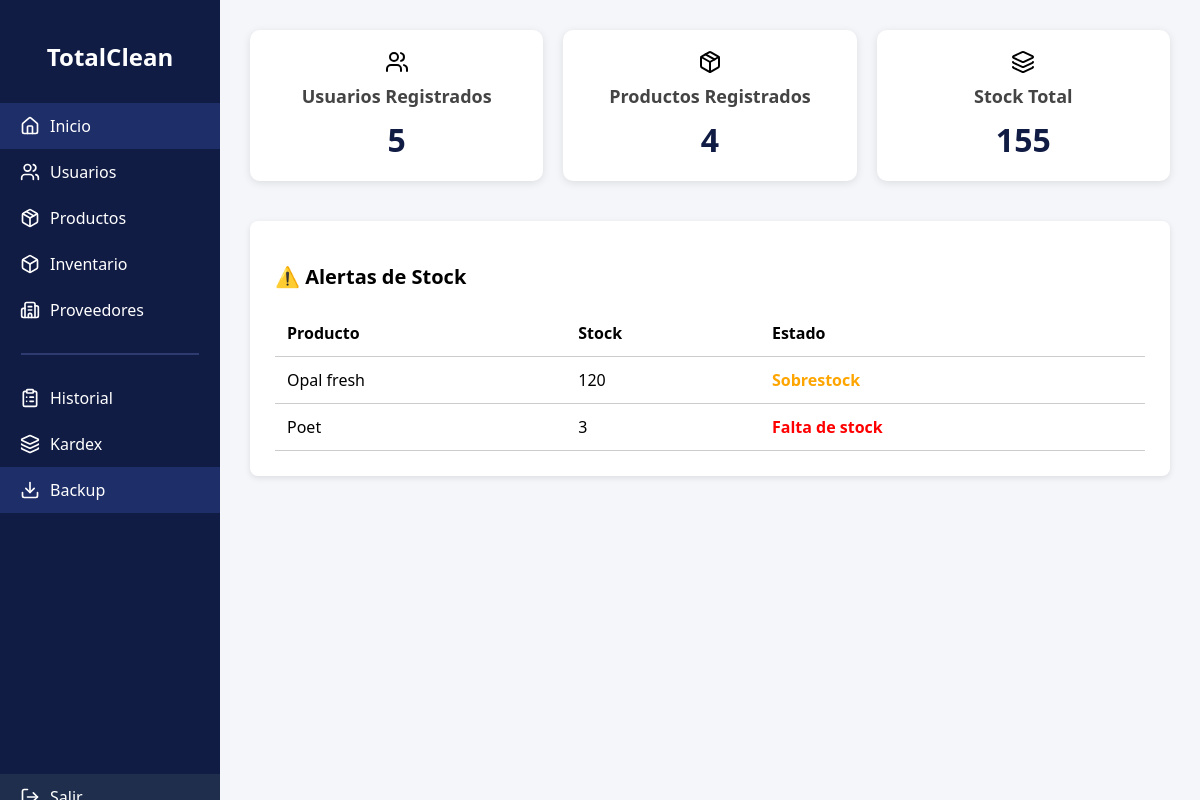
Page /menu.php on the committed database.
### tables this page shows
CREATE TABLE `producto` (
  `idProducto` int(11) NOT NULL AUTO_INCREMENT,
  `nombre` varchar(100) NOT NULL,
  `descripcion` text DEFAULT NULL,
  `idCategoria` int(11) DEFAULT NULL,
  `idMarca` int(11) DEFAULT NULL,
  `idFabricante` int(11) DEFAULT NULL,
  `stock` int(11) DEFAULT 0,
  `fecha_vencimiento` date DEFAULT NULL,
  `precio_unitario` decimal(10,2) DEFAULT NULL,
  PRIMARY KEY (`idProducto`),
  KEY `idCategoria` (`idCategoria`),
  KEY `idMarca` (`idMarca`),
  KEY `idFabricante` (`idFabricante`),
  CONSTRAINT `producto_ibfk_1` FOREIGN KEY (`idCategoria`) REFERENCES `categoria` (`idCategoria`),
  CONSTRAINT `producto_ibfk_2` FOREIGN KEY (`idMarca`) REFERENCES `marca` (`idMarca`),
  CONSTRAINT `producto_ibfk_3` FOREIGN KEY (`idFabricante`) REFERENCES `fabricante` (`idFabricante`)
);

### menu.php (the view, shortened to what this page needs)
<?php
include 'conexion.php';
$resUsuarios = $conexion->query("SELECT COUNT(*) AS total FROM usuario");
$totalUsuarios = $resUsuarios->fetch_assoc()['total'] ?? 0;
$resProductos = $conexion->query("SELECT COUNT(*) AS total FROM producto");
$totalProductos = $resProductos->fetch_assoc()['total'] ?? 0;
$resStock = $conexion->query("SELECT SUM(stock) AS total FROM producto");
$stockTotal = $resStock->fetch_assoc()['total'] ?? 0;
$resAlertas = $conexion->query("SELECT nombre, stock FROM producto WHERE stock < 5 OR stock > 100");
$alertas = $resAlertas->fetch_all(MYSQLI_ASSOC);
?>
<!DOCTYPE html>
<html lang="es">
<head>
    <link href="https://cdn.datatables.net/1.13.4/css/jquery.dataTables.min.css" rel="stylesheet">
</head>
<body>
<div class="sidebar">
    <h2>TotalClean</h2>
    <a href="menu.php" class="active"><i data-lucide="home" class="icon"></i>Inicio</a>
    <a href="formulariousuario.html"><i data-lucide="users" class="icon"></i>Usuarios</a>
    <a href="formularioproducto.html"><i data-lucide="package" class="icon"></i>Productos</a>
    <a href="inventario.php"><i data-lucide="box" class="icon"></i>Inventario</a>
    <a href="formularioProveedor.php"><i data-lucide="building-2" class="icon"></i>Proveedores</a>
    <hr>
    <a href="historial.html"><i data-lucide="clipboard-list" class="icon"></i>Historial</a>
    <a href="kardex.php"><i data-lucide="layers" class="icon"></i>Kardex</a>
    <a href="backup_bd.php" class="active"><i data-lucide="download" class="icon"></i>Backup</a>
    <a href="logout.php" class="logout"><i data-lucide="log-out" class="icon"></i>Salir</a>
</div>
<div class="main-container">
    <div class="cards">
        <div class="card">
            <i data-lucide="users"></i>
            <h3>Usuarios Registrados</h3>
            <span><?= $totalUsuarios ?></span>
        </div>
        <div class="card">
            <i data-lucide="package"></i>
            <h3>Productos Registrados</h3>
            <span><?= $totalProductos ?></span>
        </div>
        <div class="card">
            <i data-lucide="layers"></i>
            <h3>Stock Total</h3>
            <span><?= $stockTotal ?></span>
        </div>
    </div>
    <div class="alerts">
        <h2>⚠️ Alertas de Stock</h2>
        <table>
            <thead>
                <tr>
                    <th>Producto</th>
                    <th>Stock</th>
                    <th>Estado</th>
                </tr>
            </thead>
            <tbody>
                <?php foreach ($alertas as $producto): ?>
                    <tr>
                        <td><?= htmlspecialchars($producto['nombre']) ?></td>
                        <td><?= $producto['stock'] ?></td>
                        <td class="<?= $producto['stock'] < 5 ? 'low-stock' : 'over-stock' ?>">
                            <?= $producto['stock'] < 5 ? 'Falta de stock' : 'Sobrestock' ?>
                        </td>
                    </tr>
                <?php endforeach ?>
            </tbody>
        </table>
    </div>
</div>
</body>
</html>

### menu.php (style rules this page uses)
body { margin: 0; font-family: 'Segoe UI', sans-serif; background-color: #f5f6fa; display: flex; }
.sidebar { width: 220px; height: 100vh; background-color: #111c44; color: white; position: fixed; display: flex; flex-direction: column; padding: 20px 0; }
.sidebar a { color: white; text-decoration: none; padding: 12px 20px; display: flex; align-items: center; gap: 10px; font-size: 16px; transition: background-color 0.2s ease; }
.sidebar a:hover, .sidebar a.active { background-color: #1e2e68; }
.sidebar h2 { text-align: center; margin-bottom: 30px; }
.sidebar hr { border: 1px solid #2e3b70; width: 80%; margin: 20px auto; }
.sidebar .logout { margin-top: auto; background-color: #1f2e4d; }
.icon { width: 20px; height: 20px; }
.main-container { margin-left: 220px; padding: 30px; flex: 1; }
.cards { display: flex; gap: 20px; margin-bottom: 40px; }
.card { flex: 1; background-color: white; padding: 20px; border-radius: 10px; box-shadow: 0 2px 8px rgba(0,0,0,0.1); display: flex; flex-direction: column; align-items: center; text-align: center; }
.card h3 { margin: 10px 0; font-size: 18px; color: #444; }
.card span { font-size: 32px; font-weight: bold; color: #111c44; }
.alerts { background: white; padding: 25px; border-radius: 8px; box-shadow: 0 2px 6px rgba(0,0,0,0.1); }
.alerts h2 { margin-bottom: 20px; font-size: 20px; }
table { width: 100%; border-collapse: collapse; }
th, td { padding: 12px; border-bottom: 1px solid #ccc; text-align: left; }
.low-stock { color: red; font-weight: bold; }
.over-stock { color: orange; font-weight: bold; }

### rows in the picture
producto: nombre "Opal fresh", stock "120", shows "Sobrestock"
producto: nombre "Poet", stock "3", shows "Falta de stock"

### other values in the picture
$totalUsuarios "5"
$totalProductos "4"
$stockTotal "155"
